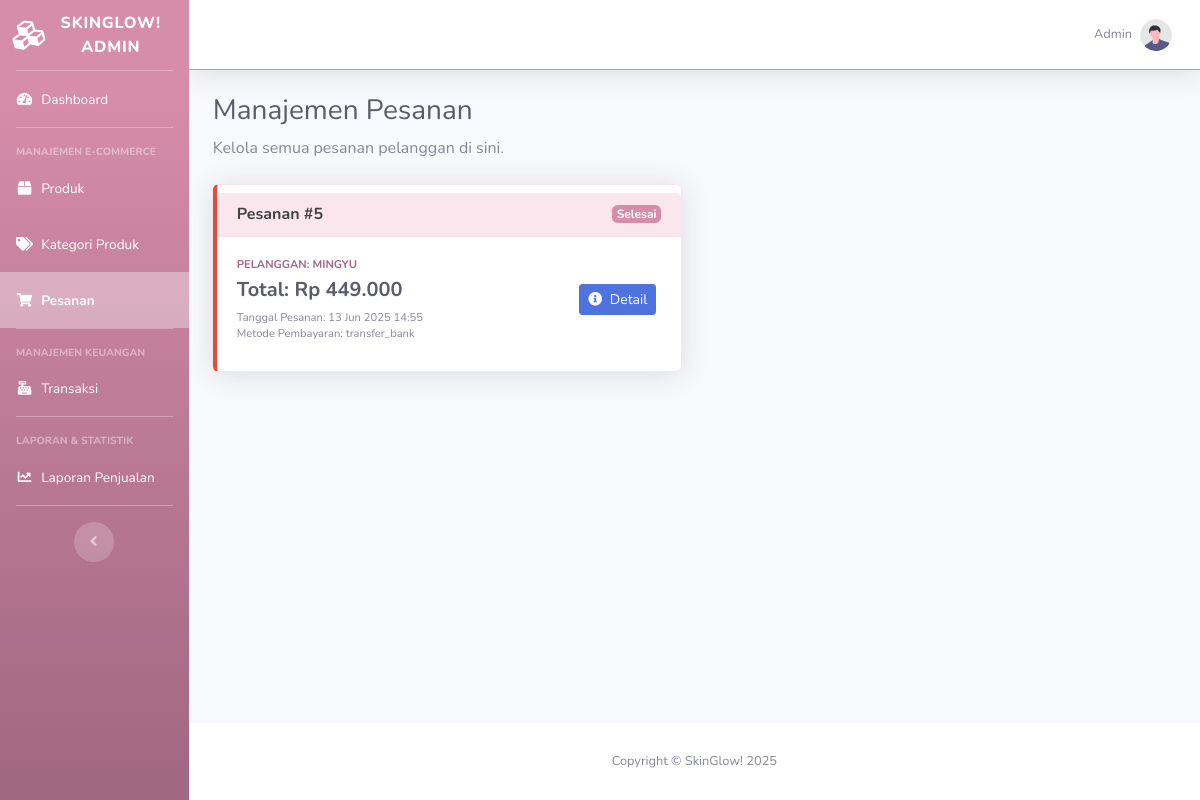
The page /admin/orders/manage_orders.php on the database as committed earlier.
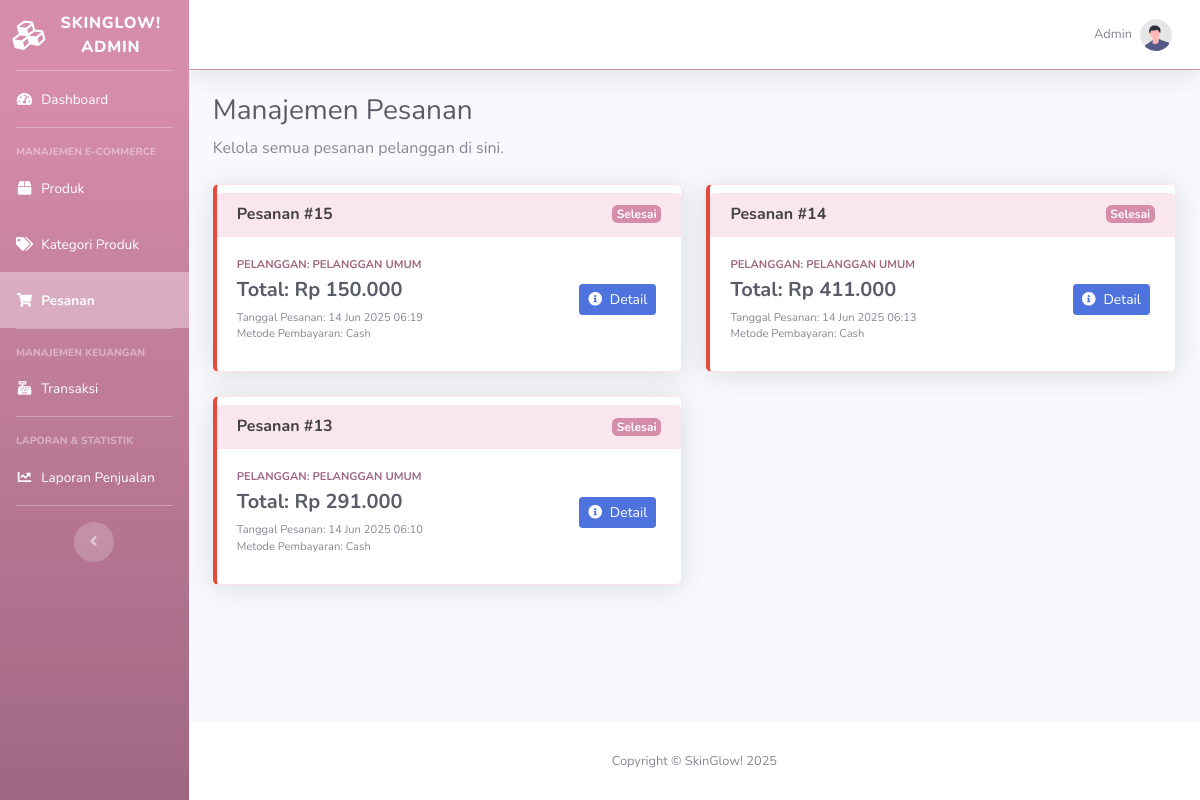
The same page on the database as committed later.
### tables this page shows
CREATE TABLE IF NOT EXISTS `orders` (
  `id` int NOT NULL AUTO_INCREMENT,
  `user_id` int DEFAULT NULL,
  `order_date` datetime DEFAULT CURRENT_TIMESTAMP,
  `status` enum('pending','paid','shipped','completed') DEFAULT 'pending',
  `total_amount` decimal(15,2) NOT NULL DEFAULT '0.00',
  `payment_method` varchar(50) DEFAULT 'Transfer Bank',
  PRIMARY KEY (`id`),
  KEY `user_id` (`user_id`),
  CONSTRAINT `orders_ibfk_1` FOREIGN KEY (`user_id`) REFERENCES `users` (`id`)
);

CREATE TABLE IF NOT EXISTS `users` (
  `id` int NOT NULL AUTO_INCREMENT,
  `name` varchar(225) NOT NULL,
  `email` varchar(225) NOT NULL,
  `password` varchar(255) NOT NULL,
  `created_at` timestamp NULL DEFAULT CURRENT_TIMESTAMP,
  `updated_at` timestamp NULL DEFAULT CURRENT_TIMESTAMP ON UPDATE CURRENT_TIMESTAMP,
  PRIMARY KEY (`id`),
  UNIQUE KEY `email` (`email`)
);

### admin/orders/manage_orders.php (the view, shortened to what this page needs)
<?php
$conn = get_db_connection();
$orders = [];
$query_orders = "SELECT
                            o.id AS order_id,
                            u.name AS customer_name,
                            o.total_amount,
                            o.status,
                            o.order_date,
                            o.payment_method
                        FROM orders o
                        LEFT JOIN users u ON o.user_id = u.id -- Gunakan LEFT JOIN agar pesanan tanpa user_id (misal dari kasir) tetap muncul
                        ORDER BY o.order_date DESC";
$result_orders = $conn->query($query_orders);
if ($result_orders && $result_orders->num_rows > 0) {
    while ($row = $result_orders->fetch_assoc()) {
        $orders[] = $row;
    }
}
function get_status_badge($status) {
    switch (strtolower($status)) {
        case 'completed':
            return '<span class="badge badge-success">Selesai</span>';
    }
}
?>
<!DOCTYPE html>
<html lang="en">
<head>
    <link href="../../vendor/fontawesome-free/css/all.min.css" rel="stylesheet" type="text/css">
    <link href="../../css/index_admin.css" rel="stylesheet">
    <link href="../../css/sb-admin-2.min.css" rel="stylesheet">
    <link rel="stylesheet" href="../../css/custom_admin.css">
    <link rel="stylesheet" href="../../css/orders/admin_orders.css">
</head>
<body id="page-top">
    <div id="wrapper">
        <ul class="navbar-nav bg-gradient-primary sidebar sidebar-dark accordion" id="accordionSidebar">
            <a class="sidebar-brand d-flex align-items-center justify-content-center" href="../index.php"> <div class="sidebar-brand-icon rotate-n-15">
                        <i class="fas fa-cubes"></i>
                    </div>
                    <div class="sidebar-brand-text mx-3">SkinGlow! Admin</div>
            </a>
            <hr class="sidebar-divider my-0">
            <li class="nav-item"> <a class="nav-link" href="../index.php">
                        <i class="fas fa-fw fa-tachometer-alt"></i>
                        <span>Dashboard</span></a>
                </li>
            <hr class="sidebar-divider">
            <div class="sidebar-heading">
                Manajemen E-commerce
            </div>
            <li class="nav-item">
                <a class="nav-link" href="../products/manage_products.php"> <i class="fas fa-fw fa-box"></i>
                        <span>Produk</span></a>
            </li>
            <li class="nav-item">
                <a class="nav-link" href="../categories/manage_categories.php"> <i class="fas fa-fw fa-tags"></i>
                        <span>Kategori Produk</span></a>
            </li>
            <li class="nav-item active"> <a class="nav-link" href="manage_orders.php"> <i class="fas fa-fw fa-shopping-cart"></i>
                        <span>Pesanan</span></a>
            </li>
            <hr class="sidebar-divider">
            <div class="sidebar-heading">
                Manajemen Keuangan
            </div>
            <li class="nav-item">
                <a class="nav-link" href="../transactions/manage_transactions.php"> <i class="fas fa-fw fa-cash-register"></i>
                        <span>Transaksi</span></a>
            </li>
            <hr class="sidebar-divider">
            <div class="sidebar-heading">
                Laporan & Statistik
            </div>
            <li class="nav-item">
                <a class="nav-link" href="../sales_report.php"> <i class="fas fa-fw fa-chart-line"></i>
                    <span>Laporan Penjualan</span>
                </a>
            </li>
            <hr class="sidebar-divider d-none d-md-block">
            <div class="text-center d-none d-md-inline">
                <button class="rounded-circle border-0" id="sidebarToggle"></button>
            </div>
        </ul>
        <div id="content-wrapper" class="d-flex flex-column">
            <div id="content">
                <nav class="navbar navbar-expand navbar-light bg-white topbar mb-4 static-top shadow">
                    <ul class="navbar-nav ml-auto">
                        <li class="nav-item dropdown no-arrow">
                            <a class="nav-link dropdown-toggle" href="#" id="userDropdown" role="button"
                                data-toggle="dropdown" aria-haspopup="true" aria-expanded="false">
                                <span class="mr-2 d-none d-lg-inline text-gray-600 small">
                                        <?php
                                            echo htmlspecialchars($_SESSION['user_name'] ?? 'Admin ');
                                        ?>
                                </span>
                                <img class="img-profile rounded-circle"
                                    src="../../img/undraw_profile.svg">
                            </a>
                        </li>
                    </ul>
                </nav>
                <div class="container-fluid">
                    <h1 class="h3 mb-2 text-gray-800">Manajemen Pesanan</h1>
                    <p class="mb-4">Kelola semua pesanan pelanggan di sini.</p>
                    <?php if (empty($orders)): ?>
                        <div class="alert alert-info text-center" role="alert">
                            Tidak ada pesanan ditemukan.
                        </div>
                    <?php else: ?>
                        <div class="row">
                            <?php foreach ($orders as $order): ?>
                                <div class="col-lg-6 mb-4">
                                    <div class="card shadow h-100 py-2 order-card">
                                        <div class="card-header d-flex justify-content-between align-items-center">
                                            <h6 class="m-0 font-weight-bold">Pesanan #<?php echo htmlspecialchars($order['order_id']); ?></h6>
                                            <?php echo get_status_badge($order['status']); ?>
                                        </div>
                                        <div class="card-body">
                                            <div class="row no-gutters align-items-center">
                                                <div class="col mr-2">
                                                    <div class="text-xs font-weight-bold text-uppercase mb-1">
                                                        Pelanggan: <?php echo htmlspecialchars($order['customer_name'] ?? 'Pelanggan Umum'); ?></div>
                                                    <div class="h5 mb-0 font-weight-bold text-gray-800">Total: Rp <?php echo number_format($order['total_amount'], 0, ',', '.'); ?></div>
                                                    <div class="text-xs text-muted mt-2">
                                                        Tanggal Pesanan: <?php echo date('d M Y H:i', strtotime($order['order_date'])); ?><br>
                                                        Metode Pembayaran: <?php echo htmlspecialchars($order['payment_method']); ?>
                                                    </div>
                                                </div>
                                                <div class="col-auto order-actions">
                                                    <a href="view_order_detail.php?id=<?php echo $order['order_id']; ?>" class="btn btn-sm btn-detail">
                                                        <i class="fas fa-info-circle mr-1"></i> Detail
                                                    </a>
                                                </div>
                                            </div>
                                        </div>
                                    </div>
                                </div>
                            <?php endforeach; ?>
                        </div>
                    <?php endif; ?>
                </div>
            </div>
            <footer class="sticky-footer bg-white">
                <div class="container my-auto">
                    <div class="copyright text-center my-auto">
                        <span>Copyright &copy; SkinGlow! 2025</span> </div>
                </div>
            </footer>
            </div>
        </div>
</body>
</html>

### css/index_admin.css (style rules this page uses)
:root { --skinglow-primary: #D68DAA; --skinglow-dark-pink: #A06782; --skinglow-light-pink: #FCE4EC; --skinglow-lighter-pink: #FAE6ED; --skinglow-bright-pink: #FF6B81; --skinglow-white: #FFFFFF; --skinglow-black: #212529; --skinglow-gray: #757575; --skinglow-gray-dark: #424242; --blue: var(--skinglow-primary); --indigo: var(--skinglow-primary); --purple: var(--skinglow-primary); --pink: var(--skinglow-primary); --red: var(--skinglow-primary); --orange: var(--skinglow-primary); --yellow: var(--skinglow-primary); --green: var(--skinglow-primary); --teal: var(--skinglow-primary); --cyan: var(--skinglow-primary); --white: var(--skinglow-white); --gray: var(--skinglow-gray); --gray-dark: var(--skinglow-gray-dark); --primary: var(--skinglow-primary); --secondary: var(--skinglow-dark-pink); --success: var(--skinglow-primary); --info: var(--skinglow-primary); --warning: var(--skinglow-primary); --danger: var(--skinglow-primary); --light: var(--skinglow-light-pink); --dark: var(--skinglow-dark-pink); }
body { background-color: var(--skinglow-lighter-pink); color: var(--skinglow-gray-dark); }
.sidebar { background-color: var(--skinglow-primary) !important; background-image: linear-gradient(180deg, var(--skinglow-primary) 10%, var(--skinglow-dark-pink) 100%) !important; color: var(--skinglow-white) !important; }
.sidebar .nav-item .nav-link { color: var(--skinglow-white) !important; }
.sidebar .nav-item .nav-link i { color: var(--skinglow-white) !important; }
.sidebar .nav-item.active .nav-link { color: var(--skinglow-white) !important; background-color: rgba(255, 255, 255, 0.35) !important; }
.sidebar-divider { border-top: 1px solid rgba(255, 255, 255, 0.3) !important; }
.sidebar-brand-icon, .sidebar-brand-text { color: var(--skinglow-white) !important; }
.sidebar-dark .sidebar-heading { color: rgba(255, 255, 255, 0.8); }
.topbar { background-color: var(--skinglow-light-pink) !important; border-bottom: 1px solid var(--skinglow-primary) !important; }
.navbar-light .navbar-nav .nav-link { color: var(--skinglow-dark-pink) !important; }
.topbar .nav-item.dropdown .dropdown-toggle::after { color: var(--skinglow-dark-pink) !important; }
.text-gray-800, .text-gray-900 { color: var(--skinglow-gray-dark) !important; }
.text-xs.font-weight-bold { color: var(--skinglow-dark-pink) !important; }
.bg-gradient-primary { background-color: var(--skinglow-primary) !important; background-image: linear-gradient(180deg, var(--skinglow-primary) 10%, var(--skinglow-dark-pink) 100%) !important; background-size: cover; }
.card { border-color: var(--skinglow-light-pink) !important; }
.card-header { background-color: var(--skinglow-lighter-pink) !important; border-bottom: 1px solid var(--skinglow-light-pink) !important; color: var(--skinglow-gray-dark) !important; }
.badge-primary, .badge-success, .badge-info, .badge-warning, .badge-danger { background-color: var(--skinglow-primary) !important; color: var(--skinglow-white) !important; }
.small { color: var(--skinglow-dark-pink) !important; }

### css/custom_admin.css (style rules this page uses)
html, body { height: 100%; }
#wrapper { display: flex; min-height: 100vh; }
.sidebar { position: sticky; top: 0; height: 100vh; overflow-y: auto; z-index: 1000; -webkit-position: sticky; }
.topbar { position: sticky; top: 0; z-index: 999; }
#content-wrapper { flex-grow: 1; overflow-y: auto; }

### css/orders/admin_orders.css (style rules this page uses)
.order-card { border-left: 0.25rem solid #e74a3b !important; animation: fadeIn 0.5s ease-out; }
.order-card .card-header { background-color: #e74a3b; color: #fff; font-weight: bold; }
.order-actions .btn { margin-right: 5px; }
.order-actions .btn-detail { background-color: #4e73df; border-color: #4e73df; color: #fff; }

Rows that differ between the two databases and show on the page:
removed orders: id "5", status "Selesai", user.name "MINGYU", total_amount "449.000", order_date "13 Jun 2025 14:55", payment_method "transfer_bank"
added orders: id "15", status "Selesai", customer_name "PELANGGAN UMUM", total_amount "150.000", order_date "14 Jun 2025 06:19", payment_method "Cash"
added orders: id "14", status "Selesai", customer_name "PELANGGAN UMUM", total_amount "411.000", order_date "14 Jun 2025 06:13", payment_method "Cash"
added orders: id "13", status "Selesai", customer_name "PELANGGAN UMUM", total_amount "291.000", order_date "14 Jun 2025 06:10", payment_method "Cash"
